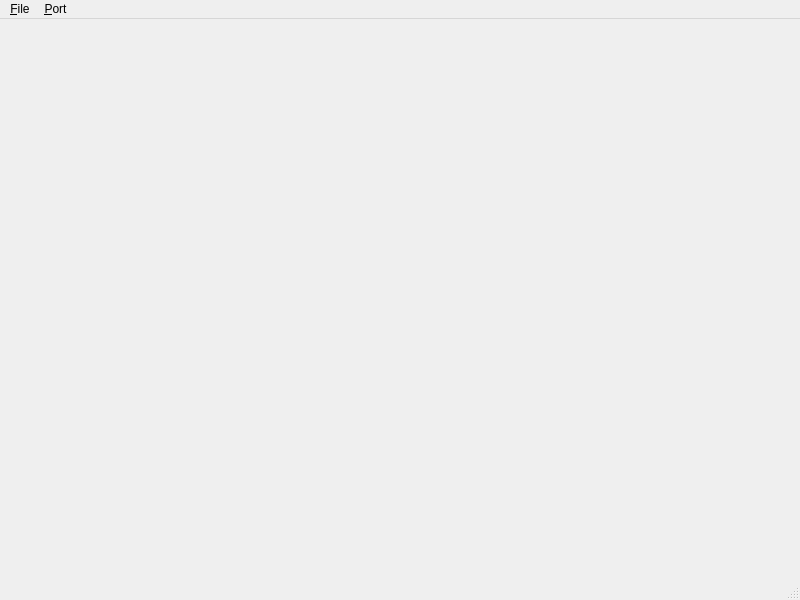
<?xml version="1.0" encoding="UTF-8"?>
<ui version="4.0">
 <class>main_window</class>
 <widget class="QMainWindow" name="main_window">
  <property name="geometry">
   <rect>
    <x>0</x>
    <y>0</y>
    <width>800</width>
    <height>600</height>
   </rect>
  </property>
  <property name="windowTitle">
   <string>sercom</string>
  </property>
  <widget class="QWidget" name="central_widget"/>
  <widget class="QMenuBar" name="menu_bar">
   <property name="geometry">
    <rect>
     <x>0</x>
     <y>0</y>
     <width>800</width>
     <height>21</height>
    </rect>
   </property>
   <widget class="QMenu" name="menu_file">
    <property name="title">
     <string>&amp;File</string>
    </property>
    <addaction name="action_new_session"/>
    <addaction name="separator"/>
    <addaction name="action_exit"/>
   </widget>
   <widget class="QMenu" name="menu_port">
    <property name="title">
     <string>&amp;Port</string>
    </property>
    <widget class="QMenu" name="menu_connect_to_port">
     <property name="toolTip">
      <string>Connect to a serial port.</string>
     </property>
     <property name="statusTip">
      <string>Connect to a serial port.</string>
     </property>
     <property name="title">
      <string>&amp;Connect to port</string>
     </property>
     <property name="toolTipsVisible">
      <bool>true</bool>
     </property>
    </widget>
    <addaction name="menu_connect_to_port"/>
    <addaction name="action_disconnect"/>
   </widget>
   <addaction name="menu_file"/>
   <addaction name="menu_port"/>
  </widget>
  <widget class="QStatusBar" name="status_bar"/>
  <action name="action_new_session">
   <property name="text">
    <string>&amp;New session...</string>
   </property>
   <property name="toolTip">
    <string>Create a new session.</string>
   </property>
   <property name="statusTip">
    <string>Create a new session.</string>
   </property>
  </action>
  <action name="action_exit">
   <property name="text">
    <string>&amp;Exit</string>
   </property>
   <property name="toolTip">
    <string>Disconnect and exit.</string>
   </property>
   <property name="statusTip">
    <string>Disconnect and exit.</string>
   </property>
   <property name="menuRole">
    <enum>QAction::QuitRole</enum>
   </property>
  </action>
  <action name="action_enter_custom_port">
   <property name="text">
    <string>Enter &amp;custom port...</string>
   </property>
  </action>
  <action name="action_disconnect">
   <property name="text">
    <string>&amp;Disconnect</string>
   </property>
   <property name="toolTip">
    <string>Disconnect from the connected serial port.</string>
   </property>
   <property name="statusTip">
    <string>Disconnect from the connected serial port.</string>
   </property>
  </action>
 </widget>
 <resources/>
 <connections/>
</ui>
